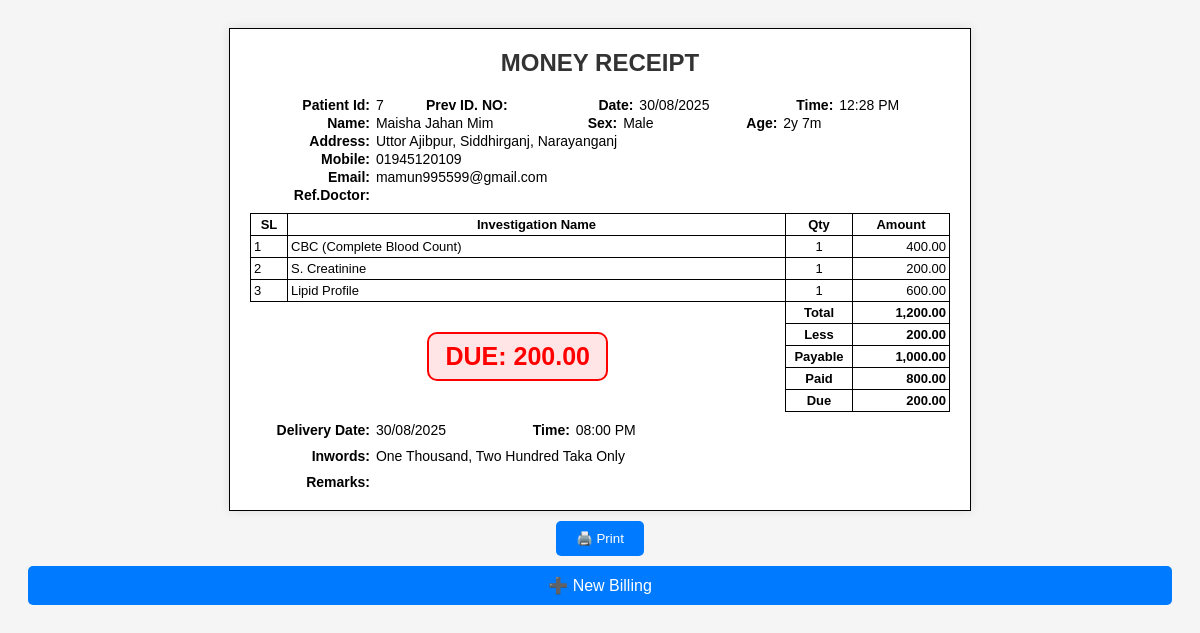
Page /receipt.php?patient_id=7 on the committed database.
### tables this page shows
CREATE TABLE patients (
        patient_id INTEGER PRIMARY KEY AUTOINCREMENT,
        old_id TEXT,
        date TEXT,
        patient_name TEXT,
        sex TEXT,
        age TEXT,
        phone TEXT,
        email TEXT,
        ref_doctors TEXT,
        ref_name TEXT,
        delivery_date TEXT,
        delivery_time TEXT,
        remarks TEXT,
        less_total REAL,
        less_percent_total REAL,
        paid REAL,
        send_sms INTEGER,
        send_email INTEGER,
        created_at TEXT,
        updated_at TEXT,
        address TEXT
    );

CREATE TABLE billing (
        id INTEGER PRIMARY KEY AUTOINCREMENT,
        patient_id INTEGER,
        service_id TEXT,
        service_name TEXT,
        price REAL,
        unit INTEGER,
        less_percent REAL,
        less REAL,
        final_price REAL,
        FOREIGN KEY (patient_id) REFERENCES patients(patient_id) ON DELETE CASCADE
    );

### receipt.php (the view, shortened to what this page needs)
<?php
include 'db_sqlite.php';
$patient_id = $_GET['patient_id'] ?? '';
$stmt = $pdo->prepare("SELECT * FROM patients WHERE patient_id = ?");
$stmt->execute([$patient_id]);
$patient = $stmt->fetch(PDO::FETCH_ASSOC);
$stmt = $pdo->prepare("SELECT * FROM billing WHERE patient_id = ?");
$stmt->execute([$patient_id]);
$services = $stmt->fetchAll(PDO::FETCH_ASSOC);
$total = 0;
foreach ($services as $s) {
    $total += $s['final_price'];
}
$less = $patient['less_total'];
$paid = $patient['paid'];
$due = ($total - $less) - $paid;
function numberToWords($number) {
    $conjunction = ' and ';
    $separator   = ', ';
    $dictionary  = array(
        0                   => 'zero',
        1                   => 'one',
        2                   => 'two',
        3                   => 'three',
        4                   => 'four',
        5                   => 'five',
        6                   => 'six',
        7                   => 'seven',
        8                   => 'eight',
        9                   => 'nine',
        10                  => 'ten',
        11                  => 'eleven',
        12                  => 'twelve',
        13                  => 'thirteen',
        14                  => 'fourteen',
        15                  => 'fifteen',
        16                  => 'sixteen',
        17                  => 'seventeen',
        18                  => 'eighteen',
        19                  => 'nineteen',
        20                  => 'twenty',
        30                  => 'thirty',
        40                  => 'forty',
        50                  => 'fifty',
        60                  => 'sixty',
        70                  => 'seventy',
        80                  => 'eighty',
        90                  => 'ninety',
        100                 => 'hundred',
        1000                => 'thousand',
        1000000             => 'million',
        1000000000          => 'billion',
        1000000000000       => 'trillion',
        1000000000000000    => 'quadrillion',
        1000000000000000000 => 'quintillion'
    );
    $string = $fraction = null;
    switch (true) {
        case $number < 21:
            $string = $dictionary[$number];
            break;
        case $number < 1000:
            $hundreds  = $number / 100;
            $remainder = $number % 100;
            $string = $dictionary[$hundreds] . ' ' . $dictionary[100];
            break;
        default:
            $baseUnit = pow(1000, floor(log($number, 1000)));
            $numBaseUnits = (int) ($number / $baseUnit);
            $remainder = $number % $baseUnit;
            $string = numberToWords($numBaseUnits) . ' ' . $dictionary[$baseUnit];
            if ($remainder) {
                $string .= $remainder < 100 ? $conjunction : $separator;
                $string .= numberToWords($remainder);
            }
            break;
    }
    return $string;
}
$totalInWords = numberToWords($total) . ' taka only';
?>
<!DOCTYPE html>
<html>
<head>
</head>
<body>
<div class="receipt" id="printArea">
  <div class="title">MONEY RECEIPT</div>
  <div class="receipt-info">
    <strong>Patient Id:</strong> <?= $patient['patient_id'] ?> <strong>Prev ID. NO:</strong> <?= $patient['old_id'] ?> <strong>Date:</strong> <?= date('d/m/Y', strtotime($patient['date'])) ?> <strong>Time:</strong> <?= date('h:i A', strtotime($patient['created_at'])) ?>
  </div>
  <div class="receipt-info">
    <strong>Name:</strong> <?= $patient['patient_name'] ?> <strong>Sex:</strong> <?= $patient['sex'] ?> <strong>Age:</strong> <?= $patient['age'] ?>
  </div>
  <div class="receipt-info">
    <strong>Address:</strong> <?= $patient['address'] ?>
  </div>
  <div class="receipt-info">
    <strong>Mobile:</strong> <?= $patient['phone'] ?>
  </div>
  <div class="receipt-info">
    <strong>Email:</strong> <?= $patient['email'] ?? 'N/A' ?>
  </div>
  <div class="receipt-info">
    <strong>Ref.Doctor:</strong> <?= $patient['ref_doctors'] ?>
  </div>
  <table>
    <thead>
      <tr>
        <th class="col-sl">SL</th>
        <th class="col-name">Investigation Name</th>
        <th class="col-qty text-center">Qty</th>
        <th class="col-amount">Amount</th>
      </tr>
    </thead>
    <tbody>
      <?php
        foreach ($services as $index => $s) {
          $lineTotal = $s['final_price'];
          echo "<tr>
                  <td class=\"col-sl\">" . ($index + 1) . "</td>
                  <td class=\"col-name\">{$s['service_name']}</td>
                  <td class=\"col-qty text-center\">{$s['unit']}</td>
                  <td class=\"col-amount text-right\">" . number_format($lineTotal, 2) . "</td>
                </tr>";
        }
      ?>
    </tbody>
    <tfoot>
      <tr>
        <td colspan="2" rowspan="5" class="empty">
          <div class="status-container">
            <?php if ($due <= 0): ?>
              <div class="paid">PAID</div>
            <?php else: ?>
              <div class="due">DUE: <?= number_format($due, 2) ?></div>
            <?php endif; ?>
          </div>
        </td>
        <td class="col-qty label">Total</td>
        <td class="col-amount amount"><?= number_format($total, 2) ?></td>
      </tr>
      <tr>
        <td class="col-qty label">Less</td>
        <td class="col-amount amount"><?= number_format($patient['less_total'], 2) ?></td>
      </tr>
      <tr>
        <td class="col-qty label">Payable</td>
        <td class="col-amount amount"><?= number_format($total - $patient['less_total'], 2) ?></td>
      </tr>
      <tr>
        <td class="col-qty label">Paid</td>
        <td class="col-amount amount"><?= number_format($patient['paid'], 2) ?></td>
      </tr>
      <tr>
        <td class="col-qty label">Due</td>
        <td class="col-amount amount"><?= number_format(($total - $patient['less_total']) - $patient['paid'], 2) ?></td>
      </tr>
    </tfoot>
  </table>
  <div class="footer-info">
    <strong>Delivery Date:</strong> <?= date('d/m/Y', strtotime($patient['delivery_date'])) ?> <strong>Time:</strong> <?= date('h:i A', strtotime($patient['delivery_time'])) ?>
  </div>
  <div class="footer-info">
    <strong>Inwords:</strong> <?= ucwords($totalInWords) ?>
  </div>
  <div class="footer-info">
    <strong>Remarks:</strong> <?= $patient['remarks'] ?>
  </div>
</div>
<button class="btn-print" onclick="window.print()">🖨️ Print</button>
<a href="bill.php" class="btn-print">➕ New Billing</a>
</body>
</html>

### receipt.php (style rules this page uses)
body { font-family: Arial, sans-serif; padding: 20px; background-color: #f5f5f5; }
.receipt { position: relative; border: 1px solid #000; padding: 20px; width: 700px; margin: auto; background-color: white; box-shadow: 0 0 10px rgba(0,0,0,0.1); }
.title { text-align: center; font-size: 24px; font-weight: bold; margin-bottom: 20px; color: #333; }
table { width: 100%; border-collapse: collapse; margin-top: 10px; table-layout: fixed; }
td, th { border: 1px solid #000; padding: 3px; font-size: 13px; }
.col-sl { width: 30px; }
.col-name { width: auto; }
.col-qty { width: 60px; }
.col-amount { width: 90px; }
.text-right { text-align: right; }
.text-center { text-align: center; }
.btn-print { margin: 10px auto; display: block; padding: 10px 20px; background-color: #007bff; color: white; border: none; border-radius: 5px; cursor: pointer; text-decoration: none; text-align: center; }
.status-container { display: flex; justify-content: center; align-items: center; height: 100%; width: 100%; }
.due { font-size: 25px; font-weight: bold; color: red; border: 2px solid red; padding: 8px 16px; display: inline-block; border-radius: 10px; background-color: rgba(255, 0, 0, 0.1); }
.receipt-info { margin-bottom: 2px; font-size: 14px; text-align: left; }
.receipt-info strong { display: inline-block; width: 120px; text-align: right; padding-right: 2px; }
.footer-info { margin-top: 10px; font-size: 14px; text-align: left; }
.footer-info strong { display: inline-block; width: 120px; text-align: right; padding-right: 2px; }
tfoot td.empty { border: none; background: transparent; }
tfoot td.label { text-align: center; font-weight: bold; }
tfoot td.amount { text-align: right; font-weight: bold; }

### rows in the picture
patients: patient_id "7", date "30/08/2025", created_at "12:28 PM", patient_name "Maisha Jahan Mim", sex "Male", age "2y 7m", address "Uttor Ajibpur, Siddhirganj, Narayanganj", phone "01945120109", email "mamun995599@gmail.com", due "200.00", less_total "200.00", $total-$patient['less_total'] "1,000.00", paid "800.00", ($total - $patient['less_total']) - $patient['paid'] "200.00", delivery_date "30/08/2025", delivery_time "08:00 PM"
billing: service_name "CBC (Complete Blood Count)", unit "1", final_price "400.00"
billing: service_name "S. Creatinine", unit "1", final_price "200.00"
billing: service_name "Lipid Profile", unit "1", final_price "600.00"

### other values in the picture
$total "1,200.00"
$totalInWords "One Thousand Taka Only"
